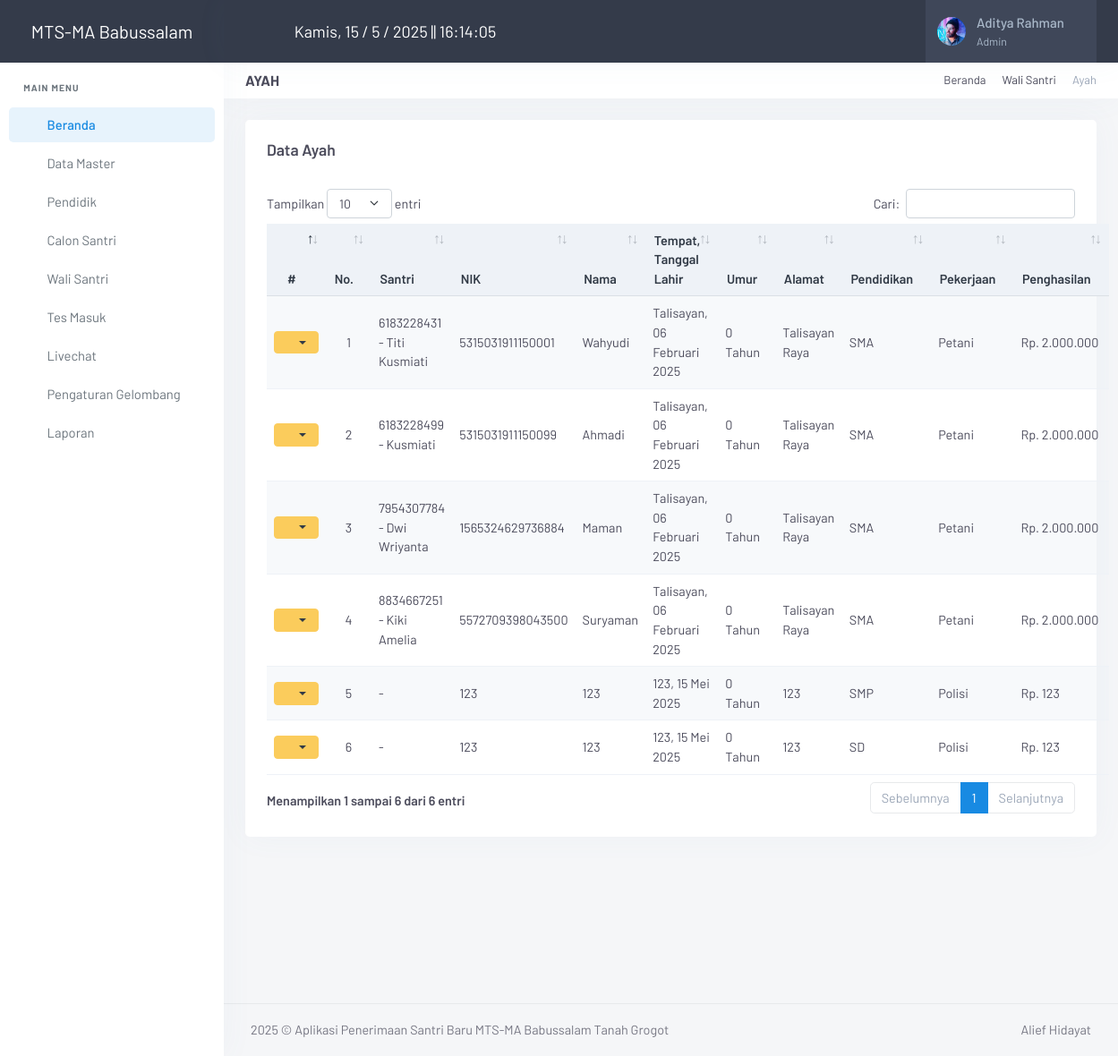
The app's page /admin/index.php?page=ayah (signed in) with its own data.
### tables this page shows
CREATE TABLE `meta` (
  `id_meta` int(11) NOT NULL,
  `instansi` varchar(255) DEFAULT NULL,
  `telp` varchar(50) DEFAULT NULL,
  `email` varchar(255) DEFAULT NULL,
  `alamat` text DEFAULT NULL,
  `logo` varchar(255) DEFAULT NULL,
  `pimpinan` varchar(255) DEFAULT NULL,
  `singkat` varchar(100) NOT NULL
);

CREATE TABLE `ayah` (
  `id_ayah` int(11) NOT NULL,
  `nisn` varchar(20) NOT NULL,
  `nama_ayah` varchar(255) NOT NULL,
  `nik_ayah` varchar(16) NOT NULL,
  `tmp_ayah` varchar(100) NOT NULL,
  `tgl_ayah` date NOT NULL,
  `alamat_ayah` text NOT NULL,
  `id_pendidikan_ayah` int(11) NOT NULL,
  `id_pekerjaan_ayah` int(11) NOT NULL,
  `penghasilan_ayah` int(11) NOT NULL
);

CREATE TABLE `calon_santri` (
  `nisn` varchar(20) NOT NULL,
  `tgl_santri` date NOT NULL,
  `jenjang` varchar(100) NOT NULL,
  `nama_lengkap` varchar(255) NOT NULL,
  `nama_panggilan` varchar(100) NOT NULL,
  `jk` varchar(15) NOT NULL,
  `tmp` varchar(255) NOT NULL,
  `tgl` date NOT NULL,
  `anak_ke` int(2) NOT NULL,
  `jumlah_saudara` int(2) DEFAULT NULL,
  `tinggi` float DEFAULT NULL,
  `berat` float DEFAULT NULL,
  `id_darah` int(11) NOT NULL,
  `riwayat_penyakit` text NOT NULL,
  `provinsi` varchar(100) NOT NULL,
  `kabupaten` varchar(100) NOT NULL,
  `kecamatan` varchar(100) NOT NULL,
  `desa` varchar(100) NOT NULL,
  `alamat` text NOT NULL,
  `notelp` varchar(15) DEFAULT NULL,
  `tempat_tinggal` varchar(255) NOT NULL,
  `jarak` varchar(20) DEFAULT NULL,
  `sekolah_asal` varchar(255) NOT NULL,
  `tgl_ijazah` date NOT NULL,
  `no_ijazah` varchar(20) NOT NULL,
  `lama_belajar` varchar(5) NOT NULL,
  `status_santri` varchar(100) DEFAULT NULL,
  `password_santri` varchar(100) DEFAULT NULL,
  `gelombang_id` varchar(20) NOT NULL
);

CREATE TABLE `pendidikan` (
  `id_pendidikan` int(11) NOT NULL,
  `pendidikan` varchar(100) NOT NULL
);

CREATE TABLE `pekerjaan` (
  `id_pekerjaan` int(11) NOT NULL,
  `pekerjaan` varchar(100) NOT NULL
);

### admin/inc/koneksi.php (called while the page is built, shortened)
<?php
	$con = mysqli_connect("localhost","root","","db_santri");
?>
<?php $ambil_meta=$con->query("SELECT * FROM meta"); ?>
<?php $meta = $ambil_meta->fetch_assoc(); ?>

### admin/inc/tanggal.php (called while the page is built, shortened)
<?php
function tgl_indo($tgl){
    $tanggal = substr($tgl,8,2);
    $bulan   = getBulan(substr($tgl,5,2));
    $tahun   = substr($tgl,0,4);
    return $tanggal.' '.$bulan.' '.$tahun;
}
function getBulan($bln){
    switch ($bln){
        case 2: return "Februari"; break;
        case 5: return "Mei"; break;
        case 11: return "November"; break;
    }
}
?>

### admin/page/ayah/ayah.php (the view, shortened to what this page needs)
<div class="page-title-head d-flex align-items-center gap-2">
    <div class="flex-grow-1">
        <h4 class="fs-16 text-uppercase fw-bold mb-0">Ayah</h4>
    </div>
    <div class="text-end">
        <ol class="breadcrumb m-0 py-0 fs-13">
            <li class="breadcrumb-item"><a href="javascript: void(0);">Beranda</a></li>
            <li class="breadcrumb-item"><a href="javascript: void(0);">Wali Santri</a></li>
            <li class="breadcrumb-item active">Ayah</li>
        </ol>
    </div>
</div>
<div class="row">
    <div class="col-12">
        <div class="card">
            <div class="card-body">
                <h4 class="header-title mb-2">
                    Data Ayah
                </h4>
                <br>
                <table id="dtTabel" class="table table-striped table-sm w-100">
                    <thead class="table-light">
                        <tr>
                            <th width="10" class="text-center">#</th>
                            <th width="5" class="text-center">No.</th>
                            <th>Santri</th>
                            <th>NIK</th>
                            <th>Nama</th>
                            <th>Tempat, Tanggal Lahir</th>
                            <th>Umur</th>
                            <th>Alamat</th>
                            <th>Pendidikan</th>
                            <th>Pekerjaan</th>
                            <th>Penghasilan</th>
                        </tr>
                    </thead>
                    <tbody>
                        <?php
                        $nomor = 1;
                        $ambil = $con->query("SELECT
                                                    ayah.nisn,
                                                    ayah.id_ayah,
                                                    ayah.nik_ayah,
                                                    ayah.nama_ayah,
                                                    ayah.tmp_ayah,
                                                    ayah.tgl_ayah,
                                                    ayah.alamat_ayah,
                                                    ayah.penghasilan_ayah,
                                                    ayah.id_pendidikan_ayah,
                                                    ayah.id_pekerjaan_ayah,
                                                    calon_santri.nisn,
                                                    calon_santri.nama_lengkap AS nama_santri,
                                                    pendidikan.pendidikan,
                                                    pekerjaan.pekerjaan,
                                                    TIMESTAMPDIFF(YEAR, ayah.tgl_ayah, CURDATE()) AS umur
                                                FROM ayah
                                                LEFT JOIN calon_santri ON ayah.nisn = calon_santri.nisn
                                                LEFT JOIN pendidikan ON ayah.id_pendidikan_ayah = pendidikan.id_pendidikan
                                                LEFT JOIN pekerjaan ON ayah.id_pekerjaan_ayah = pekerjaan.id_pekerjaan
                                                ORDER BY ayah.id_ayah ASC;");
                        while ($row = $ambil->fetch_assoc()) {
                            $tgl = tgl_indo($row['tgl_ayah']);
                            $lahir = new DateTime($row['tgl_ayah']);
                            $sekarang = new DateTime();
                            $umur = $lahir->diff($sekarang)->y;
                            ?>
                            <tr>
                                <td class="text-center">
                                    <div class="dropdown">
                                        <button class="btn btn-warning btn-sm dropdown-toggle text-dark" type="button" id="dropdownMenuButton" data-bs-toggle="dropdown" aria-haspopup="true" aria-expanded="false">
                                            <i class="ti ti-settings"></i>
                                        </button>
                                    </div>
                                </td>
                                <td class="text-center"><?= $nomor; ?></td>
                                <td><?= $row['nisn'] . ' - ' . $row['nama_santri']; ?></td>
                                <td><?= $row['nik_ayah']; ?></td>
                                <td><?= $row['nama_ayah']; ?></td>
                                <td><?= $row['tmp_ayah'] . ', ' . $tgl; ?></td>
                                <td><?= $umur; ?> Tahun</td>
                                <td><?= $row['alamat_ayah']; ?></td>
                                <td><?= $row['pendidikan']; ?></td>
                                <td><?= $row['pekerjaan']; ?></td>
                                <td>Rp. <?= number_format($row['penghasilan_ayah'], 0, ',', '.'); ?></td>
                            </tr>
                        <?php
                        $nomor++;
                        }
                        ?>
                    </tbody>
                </table>
            </div>
        </div>
    </div>
</div>

### admin/index.php (shortened to what this page needs)
<?php
include ("inc/koneksi.php");
include ("inc/tanggal.php");
if ($_SESSION['Admin'] || $_SESSION['Pimpinan']) {
?>
<!DOCTYPE html>
<html lang="en">
<head>
    <link href="assets/vendor/jsvectormap/jsvectormap.min.css" rel="stylesheet" type="text/css">
    <link href="assets/css/vendor.min.css" rel="stylesheet" type="text/css" />
    <link href="assets/css/app.min.css" rel="stylesheet" type="text/css" id="app-style" />
    <link href="assets/css/icons.min.css" rel="stylesheet" type="text/css" />
    <link href="assets/vendor/datatables.net-bs5/css/dataTables.bootstrap5.min.css" rel="stylesheet" type="text/css" />
    <link href="assets/vendor/datatables.net-responsive-bs5/css/responsive.bootstrap5.min.css" rel="stylesheet" type="text/css" />
    <link href="assets/vendor/datatables.net-fixedcolumns-bs5/css/fixedColumns.bootstrap5.min.css" rel="stylesheet" type="text/css" />
    <link href="assets/vendor/datatables.net-fixedheader-bs5/css/fixedHeader.bootstrap5.min.css" rel="stylesheet" type="text/css" />
    <link href="assets/vendor/datatables.net-buttons-bs5/css/buttons.bootstrap5.min.css" rel="stylesheet" type="text/css" />
    <link href="assets/vendor/datatables.net-select-bs5/css/select.bootstrap5.min.css" rel="stylesheet" type="text/css" />
</head>
<body>
    <?php
    if ($_SESSION['Admin']) { $user = $_SESSION['Admin']; }
    $sql = mysqli_query($con, "SELECT * FROM admin WHERE id_admin='$user'");
    $admin = mysqli_fetch_assoc($sql);
    ?>
    <div class="wrapper">
        <?php include "menu.php" ?>
        <header class="app-topbar">
            <div class="page-container topbar-menu">
                <div class="d-flex align-items-center gap-2">
                    <button class="sidenav-toggle-button px-2">
                        <i class="ti ti-menu-deep fs-24"></i>
                    </button>
                    <div id="current-time" class="time-display text-white"></div>
                </div>
                <div class="d-flex align-items-center gap-2">
                    <div class="topbar-item d-none d-sm-flex">
                        <button class="topbar-link" data-bs-toggle="offcanvas" data-bs-target="#theme-settings-offcanvas" type="button">
                            <i class="ti ti-settings fs-22"></i>
                        </button>
                    </div>
                    <div class="topbar-item d-none d-sm-flex">
                        <button class="topbar-link" id="light-dark-mode" type="button">
                            <i class="ti ti-moon fs-22"></i>
                        </button>
                    </div>
                    <div class="topbar-item nav-user">
                        <div class="dropdown">
                            <a class="topbar-link dropdown-toggle drop-arrow-none px-2" data-bs-toggle="dropdown" data-bs-offset="0,19" type="button" aria-haspopup="false" aria-expanded="false">
                                <img src="assets/gambar/admin/<?= $admin['foto'] ?>" width="32" class="rounded-circle me-lg-2 d-flex" alt="user-image">
                                <span class="d-lg-flex flex-column gap-1 d-none">
                                    <h5 class="my-0"><?= $admin['nama'] ?></h5>
                                    <h6 class="my-0 fw-normal"><?= $admin['level'] ?></h6>
                                </span>
                                <i class="ti ti-chevron-down d-none d-lg-block align-middle ms-2"></i>
                            </a>
                        </div>
                    </div>
                </div>
            </div>
        </header>
        <div class="page-content">
            <div class="page-container">
                <?php
                $page = $_GET['page'];
                $aksi = $_GET['aksi'];
                if ($page == "ayah")
                {
                    if ($aksi == "") { include "page/ayah/ayah.php"; }
                }
                ?>
            </div>
            <footer class="footer">
                <div class="page-container">
                    <div class="row">
                        <div class="col-md-8 text-center text-md-start">
                            <script>document.write(new Date().getFullYear())</script> © Aplikasi Penerimaan Santri Baru <?= $meta['instansi'] ?> Tanah Grogot</span>
                        </div>
                        <div class="col-md-4">
                            <div class="text-md-end footer-links d-none d-md-block">
                                <a href="javascript: void(0);">Alief Hidayat</a>
                            </div>
                        </div>
                    </div>
                </div>
            </footer>
        </div>
    </div>
</body>
</html>
<?php
}else{
    echo '<script language="javascript">alert("Anda belum login, Klik OK untuk Login"); document.location="login.php";</script>';
    }
?>

### admin/menu.php (shortened to what this page needs)
<div class="sidenav-menu">
    <a href="index.php" class="logo">
        <span class="logo-light">
            <span class="logo-lg text-white" style="font-size: 20px;"><?= $meta['instansi'] ?></span>
        </span>
    </a>
    <div data-simplebar>
        <ul class="side-nav table-responsive">
            <li class="side-nav-title">Main Menu</li>
            <li class="side-nav-item">
                <a href="index.php" class="side-nav-link">
                    <span class="menu-icon"><i class="ti ti-home"></i></span>
                    <span class="menu-text"> Beranda </span>
                </a>
            </li>
            <li class="side-nav-item">
                <a data-bs-toggle="collapse" href="#sidebarDTMaster" aria-expanded="false" aria-controls="sidebarDTMaster"
                    class="side-nav-link">
                    <span class="menu-icon"><i class="ti ti-database"></i></span>
                    <span class="menu-text"> Data Master</span>
                    <span class="menu-arrow"></span>
                </a>
            </li>
            <li class="side-nav-item">
                <a href="?page=pendidik" class="side-nav-link">
                    <span class="menu-icon"><i class="ti ti-user"></i></span>
                    <span class="menu-text"> Pendidik </span>
                </a>
            </li>
            <li class="side-nav-item">
                <a data-bs-toggle="collapse" href="#sidebarCsantri" aria-expanded="false" aria-controls="sidebarCsantri"
                    class="side-nav-link">
                    <span class="menu-icon"><i class="ti ti-users"></i></span>
                    <span class="menu-text"> Calon Santri</span>
                    <span class="menu-arrow"></span>
                </a>
            </li>
            <li class="side-nav-item">
                <a data-bs-toggle="collapse" href="#sidebarWaliSantri" aria-expanded="false" aria-controls="sidebarWaliSantri"
                    class="side-nav-link">
                    <span class="menu-icon"><i class="ti ti-users"></i></span>
                    <span class="menu-text"> Wali Santri</span>
                    <span class="menu-arrow"></span>
                </a>
            </li>
            <li class="side-nav-item">
                <a href="?page=tes_masuk" class="side-nav-link">
                    <span class="menu-icon"><i class="ti ti-edit"></i></span>
                    <span class="menu-text"> Tes Masuk </span>
                </a>
            </li>
            <li class="side-nav-item">
                <a href="?page=livechat" class="side-nav-link">
                    <span class="menu-icon"><i class="ti ti-message-circle"></i></span>
                    <span class="menu-text"> Livechat </span>
                </a>
            </li>
            <li class="side-nav-item">
                <a href="?page=pengaturan_gelombang" class="side-nav-link">
                    <span class="menu-icon"><i class="ti ti-message-circle"></i></span>
                    <span class="menu-text"> Pengaturan Gelombang </span>
                </a>
            </li>
            <li class="side-nav-item">
                <a data-bs-toggle="collapse" href="#sidebarLaporan" aria-expanded="false" aria-controls="sidebarLaporan"
                    class="side-nav-link">
                    <span class="menu-icon"><i class="ti ti-printer"></i></span>
                    <span class="menu-text"> Laporan</span>
                    <span class="menu-arrow"></span>
                </a>
            </li>
        </ul>
    </div>
</div>

### admin/index.php (style rules this page uses)
.sidenav-toggle-button, .topnav-toggle-button { background-color: transparent; border: none; cursor: pointer; }
.time-display { font-size: 18px; }

### records on screen
meta: instansi "MTS-MA Babussalam"
ayah: calon_santri.nisn "6183228431", calon_santri.nama_lengkap "Titi Kusmiati", nik_ayah "5315031911150001", nama_ayah "Wahyudi", tmp_ayah "Talisayan", tgl_ayah "06 Februari 2025", alamat_ayah "Talisayan Raya", pendidikan.pendidikan "SMA", pekerjaan.pekerjaan "Petani", penghasilan_ayah "2.000.000"
ayah: calon_santri.nisn "6183228499", calon_santri.nama_lengkap "Kusmiati", nik_ayah "5315031911150099", nama_ayah "Ahmadi", tmp_ayah "Talisayan", tgl_ayah "06 Februari 2025", alamat_ayah "Talisayan Raya", pendidikan.pendidikan "SMA", pekerjaan.pekerjaan "Petani", penghasilan_ayah "2.000.000"
ayah: calon_santri.nisn "7954307784", calon_santri.nama_lengkap "Dwi Wriyanta", nik_ayah "1565324629736884", nama_ayah "Maman", tmp_ayah "Talisayan", tgl_ayah "06 Februari 2025", alamat_ayah "Talisayan Raya", pendidikan.pendidikan "SMA", pekerjaan.pekerjaan "Petani", penghasilan_ayah "2.000.000"
ayah: calon_santri.nisn "8834667251", calon_santri.nama_lengkap "Kiki Amelia", nik_ayah "5572709398043500", nama_ayah "Suryaman", tmp_ayah "Talisayan", tgl_ayah "06 Februari 2025", alamat_ayah "Talisayan Raya", pendidikan.pendidikan "SMA", pekerjaan.pekerjaan "Petani", penghasilan_ayah "2.000.000"
ayah: nik_ayah "123", nama_ayah "123", tmp_ayah "123", tgl_ayah "15 Mei 2025", alamat_ayah "123", pendidikan.pendidikan "SMP", pekerjaan.pekerjaan "Polisi", penghasilan_ayah "123"
ayah: nik_ayah "123", nama_ayah "123", tmp_ayah "123", tgl_ayah "15 Mei 2025", alamat_ayah "123", pendidikan.pendidikan "SD", pekerjaan.pekerjaan "Polisi", penghasilan_ayah "123"

### other values on screen
$admin['nama'] "Aditya Rahman"
$admin['level'] "Admin"
